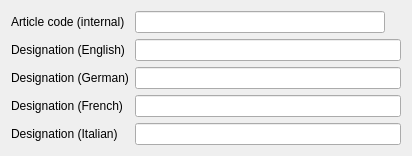
<?xml version="1.0" encoding="UTF-8"?>
<ui version="4.0">
 <class>mdtClArticleEditor</class>
 <widget class="QWidget" name="mdtClArticleEditor">
  <property name="geometry">
   <rect>
    <x>0</x>
    <y>0</y>
    <width>412</width>
    <height>149</height>
   </rect>
  </property>
  <property name="windowTitle">
   <string>Form</string>
  </property>
  <layout class="QFormLayout" name="formLayout">
   <item row="0" column="0">
    <widget class="QLabel" name="lb_ArticleCode">
     <property name="text">
      <string>Article code (internal)</string>
     </property>
    </widget>
   </item>
   <item row="0" column="1">
    <widget class="QLineEdit" name="fld_ArticleCode">
     <property name="maximumSize">
      <size>
       <width>250</width>
       <height>16777215</height>
      </size>
     </property>
    </widget>
   </item>
   <item row="1" column="0">
    <widget class="QLabel" name="lb_Designation_EN">
     <property name="text">
      <string>Designation (English)</string>
     </property>
    </widget>
   </item>
   <item row="1" column="1">
    <widget class="QLineEdit" name="fld_DesignationEN">
     <property name="minimumSize">
      <size>
       <width>200</width>
       <height>0</height>
      </size>
     </property>
     <property name="maximumSize">
      <size>
       <width>400</width>
       <height>16777215</height>
      </size>
     </property>
    </widget>
   </item>
   <item row="2" column="0">
    <widget class="QLabel" name="lb_Designation_DE">
     <property name="text">
      <string>Designation (German)</string>
     </property>
    </widget>
   </item>
   <item row="2" column="1">
    <widget class="QLineEdit" name="fld_DesignationDE">
     <property name="maximumSize">
      <size>
       <width>400</width>
       <height>16777215</height>
      </size>
     </property>
    </widget>
   </item>
   <item row="3" column="0">
    <widget class="QLabel" name="lb_Designation_FR">
     <property name="text">
      <string>Designation (French)</string>
     </property>
    </widget>
   </item>
   <item row="3" column="1">
    <widget class="QLineEdit" name="fld_DesignationFR">
     <property name="maximumSize">
      <size>
       <width>400</width>
       <height>16777215</height>
      </size>
     </property>
    </widget>
   </item>
   <item row="4" column="0">
    <widget class="QLabel" name="lb_Designation_IT">
     <property name="text">
      <string>Designation (Italian)</string>
     </property>
    </widget>
   </item>
   <item row="4" column="1">
    <widget class="QLineEdit" name="fld_DesignationIT">
     <property name="maximumSize">
      <size>
       <width>400</width>
       <height>16777215</height>
      </size>
     </property>
    </widget>
   </item>
  </layout>
 </widget>
 <resources/>
 <connections/>
</ui>
